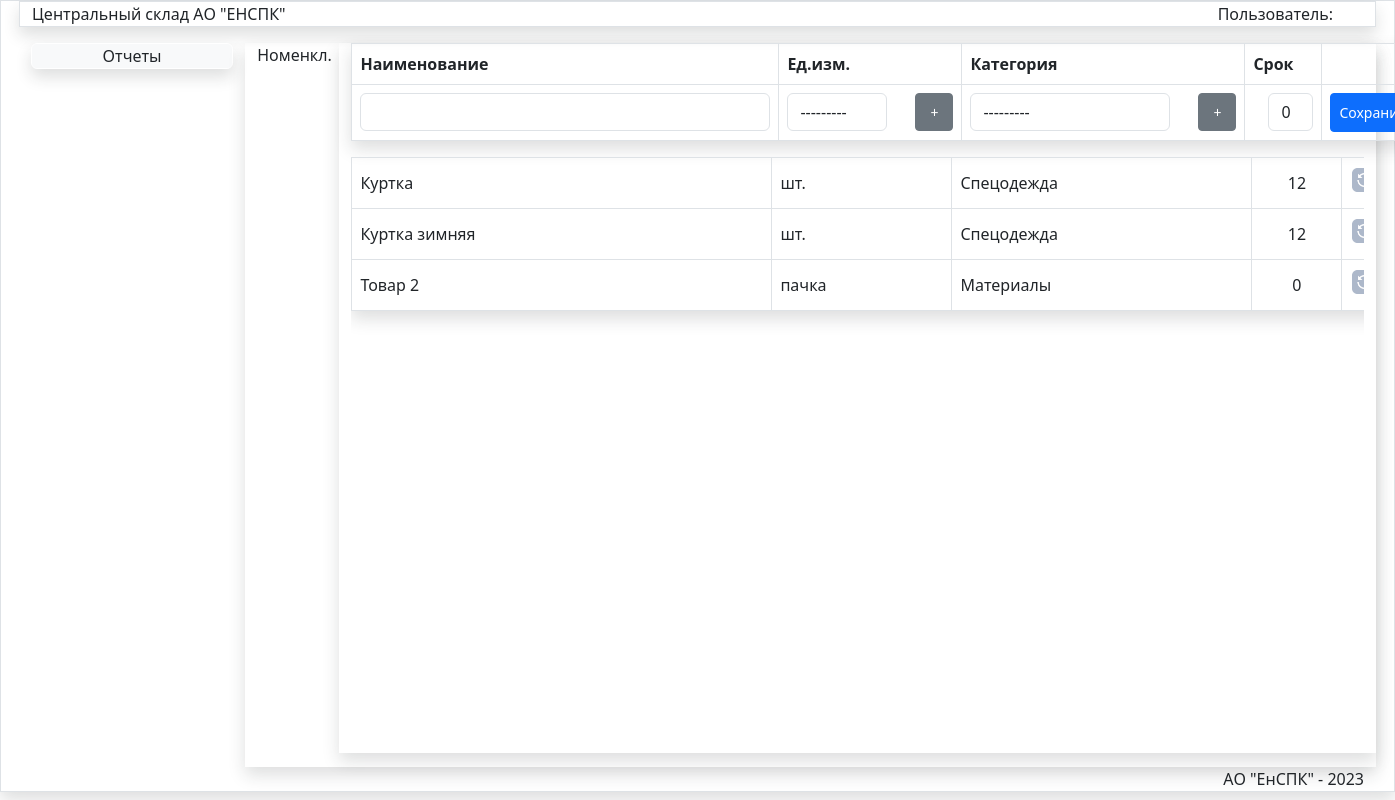
Page /SprNom/ on the earlier database version.
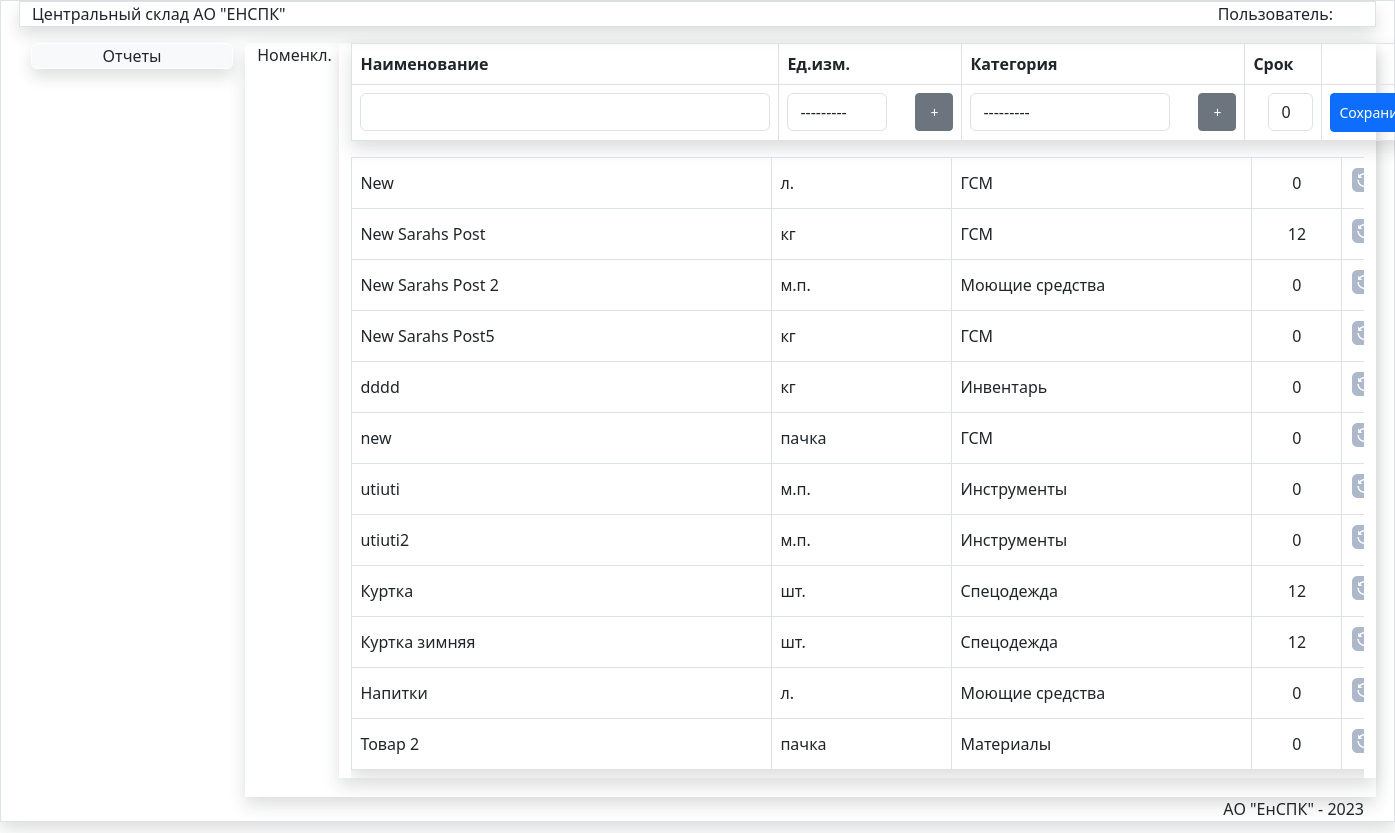
Same page on the later database version.
### store/models.py (models this page shows, shortened)
class Nom(models.Model):
    title = models.CharField(max_length=150, verbose_name='Наименование', )
    izm=models.ForeignKey(Unit,verbose_name='Ед.изм.',on_delete=models.PROTECT)
    category = models.ForeignKey(Category, verbose_name='Категория', on_delete=models.PROTECT)
    srok=models.IntegerField(blank=True,default=0)
    updated_at = models.DateTimeField(auto_now=True, verbose_name='Создан')
    created_at = models.DateTimeField(auto_now_add=True, verbose_name='Обновлен')
    class Meta:
        verbose_name = 'Номенклатура'
        verbose_name_plural = 'Номенклатура'
        ordering = ['title', ]

class Unit(models.Model):
    title = models.CharField(max_length=100,verbose_name='Наименование',)
    def __str__(self):
        return self.title
    class Meta:
        verbose_name='Единица измерения'
        verbose_name_plural='Единицы измерения'
        ordering=['title',]

class Category(models.Model):
    title = models.CharField(max_length=100, verbose_name='Наименование категории',)
    def __str__(self):
        return self.title
    class Meta:
        verbose_name='Категория'
        verbose_name_plural='Категории'
        ordering=['title',]

### store/views.py (the view)
# urls.py: path('SprNom/', SprNom, name='SprNom'),
def SprNom(request):
    form=NomForm()
    form2=UnitForm2()
    form3=CategoryForm2()
    unit=Nom.objects.all()
    return render(request,'store/spr/SprNom.html',{'title':"Номенклатура",'form':form,'unit':unit,
    'pic_label': 'Номенкл.','form2':form2,'form3':form3 })

### store/forms.py
class NomForm(forms.ModelForm):
   class Meta:
      model = Nom
      fields = '__all__'
      widgets = {
    'title': forms.TextInput(attrs={'class': 'form-control', 'style': 'width:410px;','id':'idtitle'}),
    'izm': forms.Select(attrs={'class': 'form-control', 'style': 'width:100px;margin:0;','id':'idizm'}),
    'category': forms.Select(attrs={'class': 'form-control', 'style': 'width:200px;','id':'idcat'}),
     'srok': forms.TextInput(attrs={'class': 'form-control', 'style': 'width:45px;padding-right:0;margin-left:15px;','id':'idsrok'}),
         }

class UnitForm2(forms.ModelForm):
    class Meta:
        model = Unit
        fields = ['title']
        widgets = {
            'title': forms.TextInput(attrs={'class': 'form-control', 'style': 'width:460px;', 'id': 'idtitle2'}),
        }

### store/templates/store/spr/SprNom.html (shortened to what this page needs)
{% extends 'store/menu.html' %}
{% load static %}
{% block DataArea %}
<div class="row">
    <div class="col-md-1  ">{{pic_label}}</div>
<div class="col-md-11 mx-auto shadow">
<table class="table  shadow ">
 <thead>
    <tr class="mt-0">
        <th style="width:400px;" class="border" >Наименование </th>
        <th style="width:200px;" class="border border-end-0" colspan="2">Ед.изм.</th>
         <th style="width:400px;" class="border border-end-0" colspan="2">Категория</th>
         <th style="width:100px;" class="border" >Срок</th>
        <th class="border"></th>
    </tr>
  </thead>
<form  method="post" id="nom-form">
 <tr>
     <td class="pt-2 border"> {{ form.title}}</td>
     <td class="pt-2 border border-end-0" style="widht:400px;" >{{form.izm}}</td>
     <td class="text-start border border-start-0 pt-2 ml-2 " style="padding-left:0;"><button type="button" class="btn btn-secondary btn-sm  addbtn"   data-bs-toggle="modal" data-bs-target="#exampleModal5">+</button></td>
     <td class="pt-2 border border-end-0" style="widht:400px;" >{{form.category}}</td>
     <td class="text-start border border-start-0 pt-2 ml-2 " style="padding-left:0;"><button type="button" class="btn btn-secondary btn-sm  addbtn" data-bs-toggle="modal" data-bs-target="#exampleModal6">+</button></td>
     <td class="pt-2 border " style="widht:80px;" >{{form.srok}}</td>
     <td class="pt-2 text-center" style="widht:100px;"> <button type="submit" class="btn  btn-primary btn-sm pt-2 pb-2    " id="nomsavebtn" >Сохранить</button></td>
 </tr>
</form>
</table>
<div class="scrolltable2">
<table class="table shadow table-bordered table-hover fixed" id="data-table">
<tbody id="tbody">
    {% for item in unit %}
<tr>
<td style="width:420px; " class="align-middle fixed">{{item.title}}</td>
<td style="width:180px; " class="align-middle fixed">{{item.izm.title}}</td>
 <td style="width:300px; " class="align-middle fixed">{{item.category.title}}</td>
   <td style="width:90px; " class="align-middle fixed text-center">{{item.srok}}</td>
<td class="text-center align-middle fixed" style="width:45px;"><input data-sid="{{item.id}}" data-update="#" class="btn-nom-update " value="Update" type="image" src="{% static '/images/update.png' %}" width="25px" > </td>
</tr>
{% endfor %}
</tbody>
</table>
</div>
</div>
</div>
{% endblock DataArea %}

Differences in the rows shown:
added Nom: title "New", izm "л.", category "ГСМ", srok "0"
added Nom: title "New Sarahs Post", izm "кг", category "ГСМ", srok "12"
added Nom: title "New Sarahs Post 2", izm "м.п.", category "Моющие средства", srok "0"
added Nom: title "New Sarahs Post5", izm "кг", category "ГСМ", srok "0"
added Nom: title "dddd", izm "кг", category "Инвентарь", srok "0"
added Nom: title "new", izm "пачка", category "ГСМ", srok "0"
added Nom: title "utiuti", izm "м.п.", category "Инструменты", srok "0"
added Nom: title "utiuti2", izm "м.п.", category "Инструменты", srok "0"
added Nom: title "Напитки", izm "л.", category "Моющие средства", srok "0"
